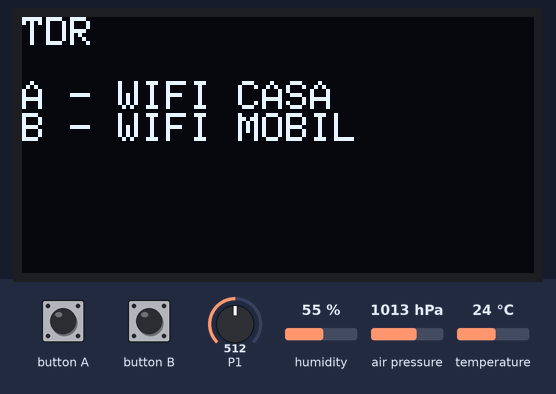
This program was run on a simulated BBC micro:bit (MakeCode). On the bench: 128×64 one-colour display. Inputs (shaded band) come from the test bench; at power-on: humidity 55 %, P1 = 512, air pressure 1013 hPa, temperature 24 °C (analog values on the 0–1023 scale).

Above: at 5.0 s.
5.1 s: button A pressed for 0.15 s
At 7.7 s:
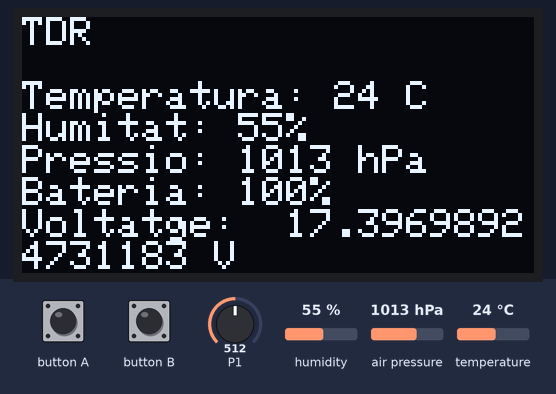
8.2 s: humidity set to 22 %
At 9.8 s:
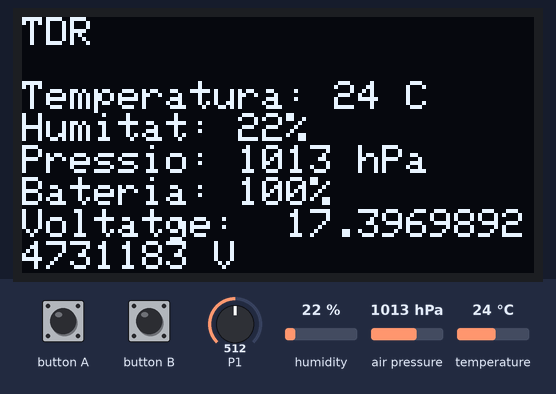
11.2 s: P1 set to 716
At 13.9 s:
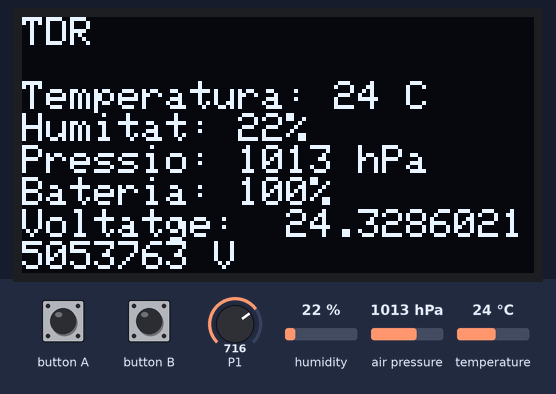
14.2 s: air pressure set to 952 hPa
At 15.4 s:
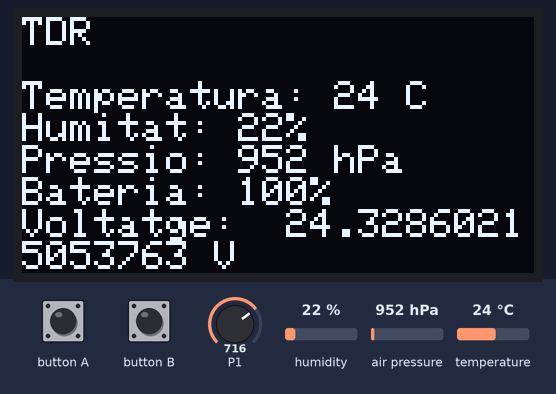
17.2 s: temperature set to 12 °C
At 19.9 s:
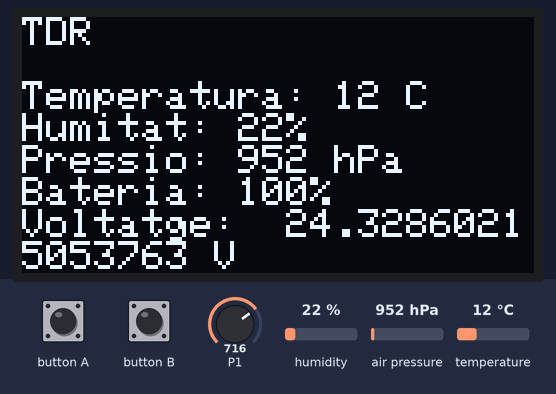
20.2 s: P1 set to 992
At 21.7 s:
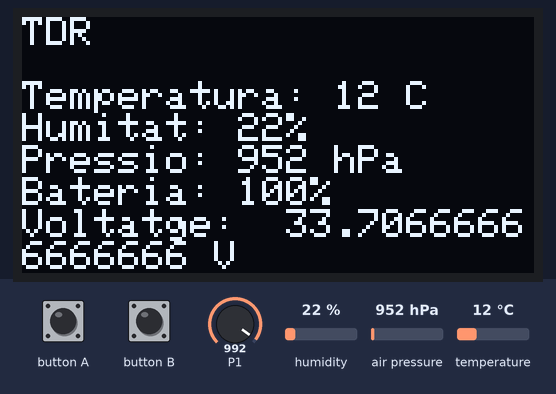
Timing chart, 0 to 23.2 s (numbered marks = the images above; inputs shaded):
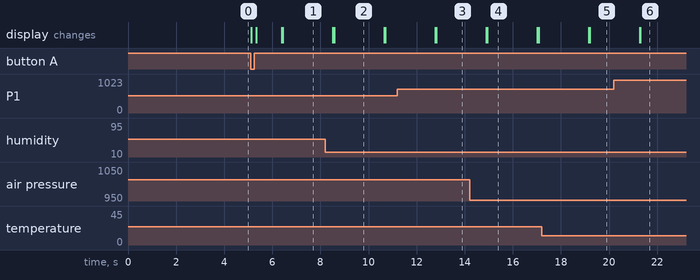

Measured:
- after the input at 5.1 s, the display: first changes at once (image 1 shows a later state)
- after the input at 11.2 s, the display: first differs from a run without the input after 1.6 s (image 3)
- after the input at 17.2 s, the display: first changes after 1.9 s (image 5 shows a later state)
- what the display in image 2 shows lasts 2.1 s, from 8.6 s to 10.7 s

The program:

main.ts
```typescript
function PantallaDades () {
    OLED.clear()
    OLED.writeStringNewLine("TDR")
    OLED.newLine()
    OLED.writeStringNewLine("Temperatura: " + ("" + temperatura) + " C")
    OLED.writeStringNewLine("Humitat: " + ("" + Humitat) + "%")
    OLED.writeStringNewLine("Pressio: " + ("" + Pressió) + " hPa")
    OLED.writeStringNewLine("Bateria: " + ("" + PercBat) + "%")
    OLED.writeStringNewLine("Voltatge:  " + ("" + batvolt) + " V")
}
input.onButtonPressed(Button.A, function () {
    Sos()
})
function Wifi () {
    botoapretat = 0
    while (botoapretat == 0) {
        if (input.buttonIsPressed(Button.A)) {
            botoapretat += 1
            SSID = "MAZINGERZ"
            WIFI_PASSWORD = "letsthesunshine"
        }
        if (input.buttonIsPressed(Button.B)) {
            botoapretat += 1
            SSID = "orioloneplusnord"
            WIFI_PASSWORD = "bondia1234"
        }
    }
    OLED.clear()
    ESP8266_IoT.initWIFI(SerialPin.P8, SerialPin.P12, BaudRate.BaudRate115200)
    ESP8266_IoT.connectWifi(SSID, WIFI_PASSWORD)
    OLED.writeStringNewLine("Connectat")
}
function LlegirDades () {
    temperatura = BME280.temperature(BME280_T.T_C)
    Humitat = BME280.humidity()
    Pressió = BME280.pressure(BME280_P.hPa)
}
function EnviarDades () {
    ESP8266_IoT.connectThingSpeak()
    ESP8266_IoT.setData(
    "8OUGW8MHUV093H5B",
    temperatura,
    Humitat,
    Pressió,
    PercBat,
    batvolt,
    sos
    )
    ESP8266_IoT.uploadData()
}
function Sos () {
    pantalla = 1
    basic.pause(15000)
    sos = 1
    EnviarDades()
    sos = 0
    basic.pause(15000)
    EnviarDades()
    basic.pause(2000)
    pantalla = 0
}
function VoltatgeBateria () {
    batvolt = 0
    for (let index = 0; index < 100; index++) {
        batvolt += pins.analogReadPin(AnalogPin.P1)
    }
    batvolt = batvolt / 100 * 3.16 / 1023 * 110 / 10
    PercentatgeBat()
}
function PercentatgeBat () {
    if (batvolt >= 4.2) {
        PercBat = 100
    }
    if (batvolt < 4.2 && batvolt >= 4) {
        PercBat = 80
    }
    if (batvolt < 4 && batvolt >= 3.9) {
        PercBat = 60
    }
    if (batvolt < 3.9 && batvolt >= 3.8) {
        PercBat = 40
    }
    if (batvolt < 3.8 && batvolt >= 3.7) {
        PercBat = 20
    }
}
function PantallaSos () {
    OLED.clear()
    OLED.newLine()
    OLED.writeStringNewLine("SOS")
}
let WIFI_PASSWORD = ""
let SSID = ""
let botoapretat = 0
let batvolt = 0
let PercBat = 0
let Pressió = 0
let Humitat = 0
let temperatura = 0
let sos = 0
let pantalla = 0
OLED.init(128, 64)
OLED.writeStringNewLine("TDR")
OLED.newLine()
OLED.writeStringNewLine("A - WIFI CASA")
OLED.writeStringNewLine("B - WIFI MOBIL")
OLED.newLine()
Wifi()
pantalla = 0
basic.pause(1000)
LlegirDades()
VoltatgeBateria()
pantalla = 0
sos = 0
basic.forever(function () {
    LlegirDades()
    VoltatgeBateria()
    if (pantalla == 0) {
        PantallaDades()
        basic.pause(2000)
    }
    if (pantalla == 1) {
        PantallaSos()
    }
})
basic.forever(function () {
    EnviarDades()
    basic.pause(900000)
})
```

test.ts
```typescript
// aquí va el archivo "tests"; esto no se compilará cuando este paquete se utilice como una extensión.
```
